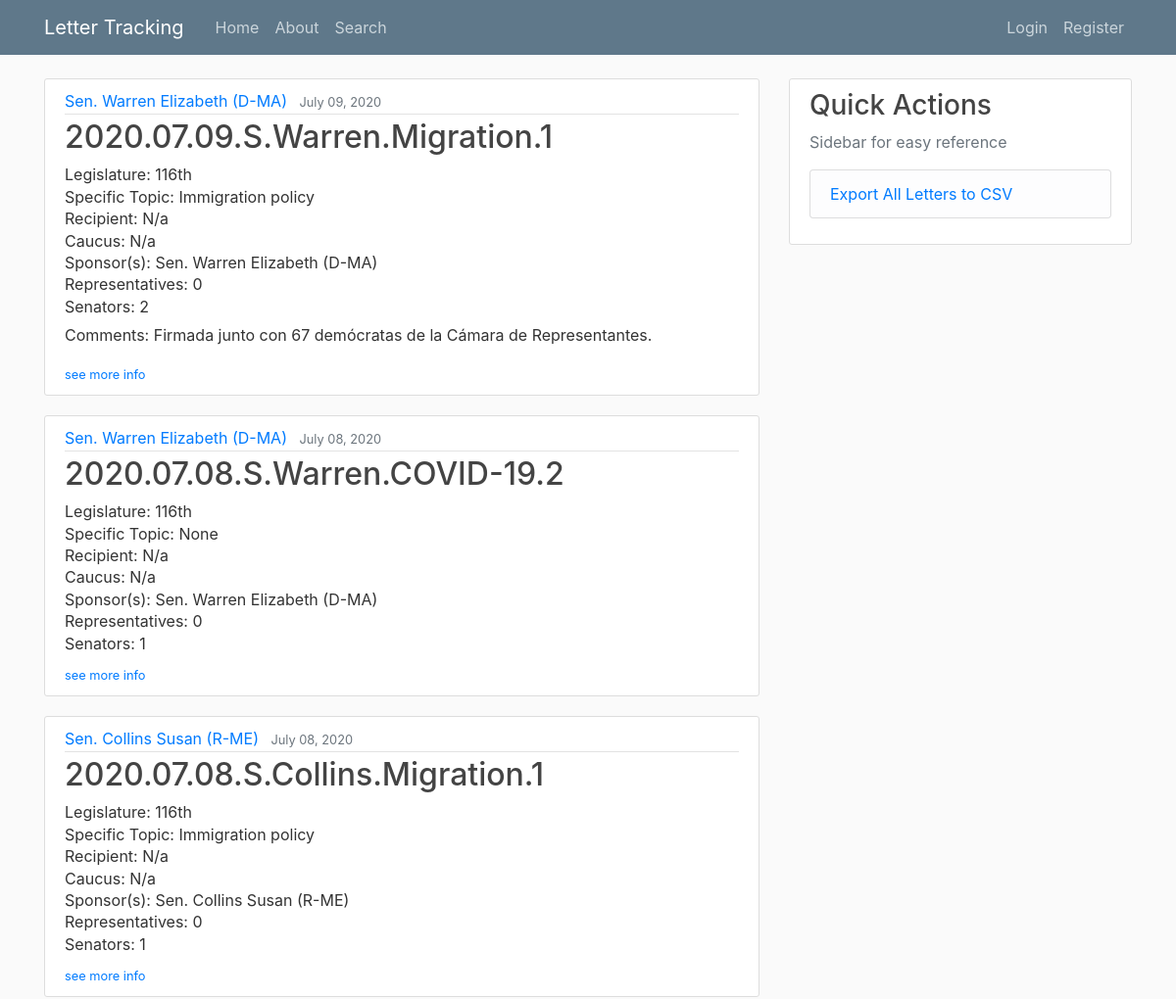
The app's page / (upper part), older data.
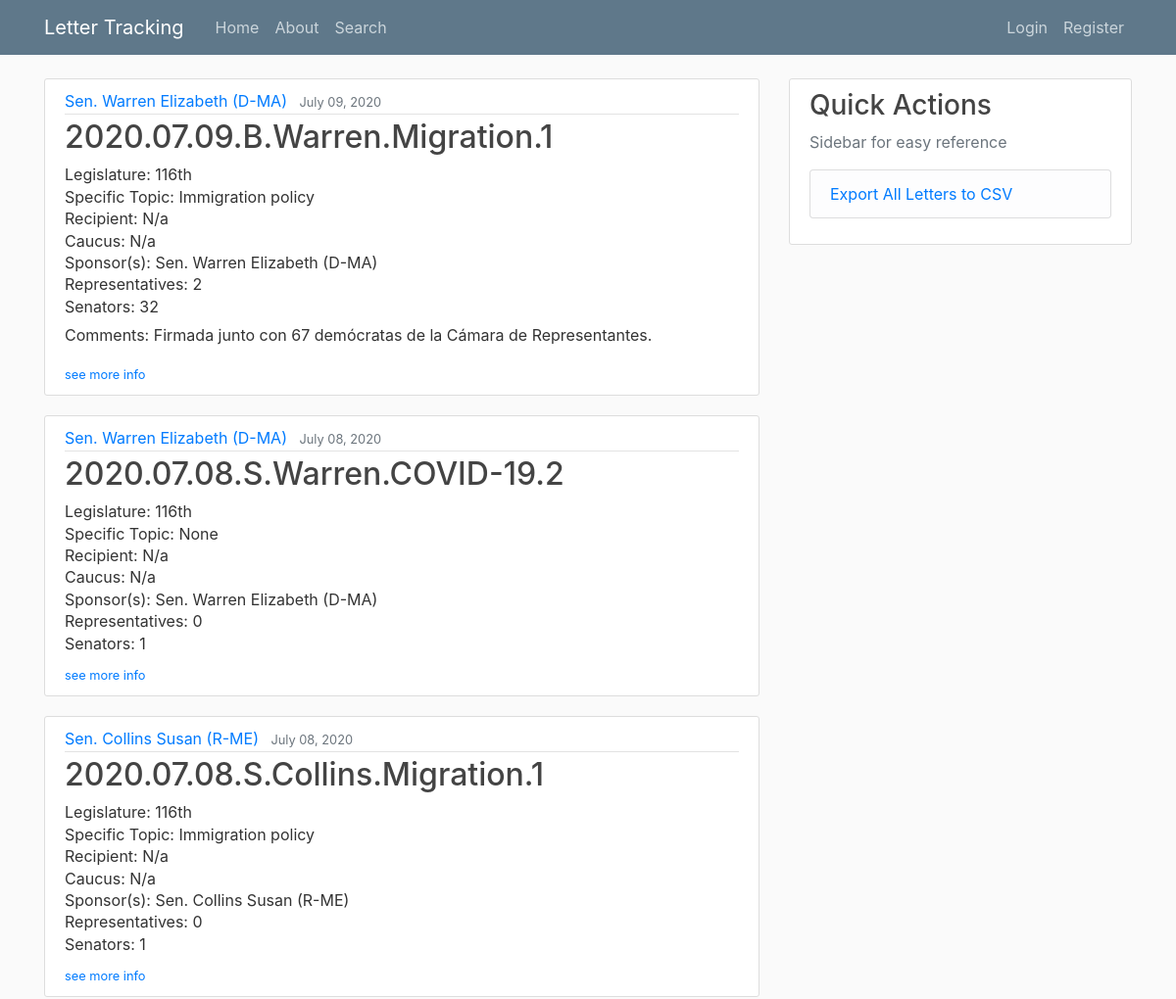
The same page, newer data.
### letter_tracking/models.py (models this page shows, shortened)
class Letter(models.Model):
    class PolParties(models.TextChoices):
        D = 'D', _('Democrat')
        R = 'R', _('Republican')
        I = 'I', _('Independent')
    class RepSen(models.TextChoices):
        REP = 'Rep.', _('Representative')
        SEN = 'Sen.', _('Senator')
    class Chamber(models.TextChoices):
        BI = 'B', _('Bicameral')
        S = 'S', _('Senado')
        C = 'C', _('Congreso')
    class Support(models.TextChoices):
        rep = 'Republican', _('Republican')
        dem = 'Democrat', _('Democrat')
        bi= 'Bipartisan', _('Bipartisan')
    class Sentiment(models.TextChoices):
        Pos = 'Positive', _('Positive')
        Neut = 'Neutral', _('Neutral')
        Neg = 'Negative', _('Negative')
    class Dummy(models.TextChoices):
        y = 1, _('Yes')
        n = 0, _('No')
    tema = models.ForeignKey(Topic,
                            on_delete=models.SET_NULL,
                            null=True,
                            verbose_name=_('Topic')
                            )
    tema_específico = models.ForeignKey(Specific_Topic,
                                        on_delete=models.SET_NULL,
                                        null=True,
                                        verbose_name=_('Specific Topic')
                                        )
    fecha = models.DateTimeField(help_text="Enter dates in <em>MM/DD/YYYY</em> format", verbose_name=_('Date'))
    descripción = models.TextField(verbose_name=_('Description'))
    favorable_a_MX = models.CharField(max_length=8,
                                    choices=Sentiment.choices,
                                    verbose_name=_('Positive for Mexico?')
                                    )
    mención_directa_a_MX = models.CharField(max_length=3,
                                    choices=Dummy.choices,
                                    verbose_name=_('Was Mexico directly mentioned?'))
    destinatario = MultiSelectField(choices=[('N/a', 'N/a')] + list(zip_choices(list(map(lambda obj: obj.recipient_name, Recipient.objects.all())))),
                                default='None',
                                max_length=100,
                                help_text="<em>If 'Other', please specify in the text box below</em>",
                                verbose_name=_('Recipient(s)')
                                )
    other_destinatario_comments = models.TextField(blank=True,
                                                   verbose_name=_('Other recipient comments'))
    caucus = MultiSelectField(choices=[('', 'N/a')] + list(zip_choices(list(map(lambda obj: obj.caucus_name, Caucus.objects.all())))),
                                default='N/a',
                                max_length=100
                                )
    legislatura = models.ForeignKey(Legislature,
                                    on_delete=models.SET_NULL,
                                    null=True,
                                    verbose_name=_('Legislature')
                                    )
    patrocinador_sen = models.ForeignKey(Legislator,
                                        limit_choices_to={'rep_or_sen': 'Sen.'},
                                        related_name='Senators',
                                        verbose_name=_('Senate Author'),
                                        on_delete=models.SET_NULL,
                                        null=True,
                                        blank=True
                                        )
    patrocinador_rep = models.ForeignKey(Legislator,
                                        limit_choices_to={'rep_or_sen': 'Rep.'},
                                        related_name='Representatives',
                                        verbose_name=_('House Author'),
                                        on_delete=models.SET_NULL,
                                        null=True,
                                        blank=True
                                        )
    cosigners = MultiSelectField(choices=[('', 'N/a')] + list(zip_choices(list(map(lambda leg: leg.name, Legislator.objects.all())))),\
                                verbose_name=_('Cosigner(s)'),
                                default='None',
                                max_length=1000
                                )
    date_posted = models.DateTimeField(default=timezone.now)
    posted_by = models.ForeignKey(User,
                                 on_delete=models.SET_NULL,
                                 null=True
                                 )
    observaciones =  models.TextField(default='N/a',
                                      verbose_name=_('Comments')
                                      )
    acción = models.ForeignKey(Action,
                               on_delete=models.SET_NULL,
                               null=True,
                               verbose_name=_('Action')
                               )
    notice = models.CharField(max_length=9,
                              verbose_name=_('If a notice was sent, specify the number'),
                              default='N/a'
                              )
    @property
    def title(self):
        if not self.authors:
            name = 'NO LEGISLATOR SELECTED: UPDATE LETTER'
        else:
            name = '-'.join(obj_list_to_attr(self.authors, 'last_name'))
        return str(self.fecha)[:10].replace('-', '.') + '.' + str(self.cámara)[0] +\
                '.' + name + '.' + str(self.tema) + '.' + str(self.consecutive_number)
    @property
    def authors(self):
        auths = [leg for leg in [self.patrocinador_rep, self.patrocinador_sen] if leg]
        return auths if auths else []
    @property
    def two_authors(self):
        return True if len(self.authors) == 2 else False
    @property
    def sen_author(self):
        return True if self.patrocinador_sen else False
    @property
    def rep_author(self):
        return True if self.patrocinador_rep else False
    @property
    def cámara(self):
        return classify_letter(self, 'rep_or_sen', "Sen.", ["Senate", "House", "Bicameral"])
    @property
    def consecutive_number(self):
        daily_order = list(Letter.objects.filter(fecha=self.fecha).order_by('fecha'))
        return daily_order.index(self) + 1
    @property
    def num_reps_sens(self):
        if not self.authors:
            return 0, 0
        auths = obj_list_to_attr(self.authors, 'name') #list of name strings
        signers = auths + ', '.join(self.cosigners).split(', ') #larger list of name strings
        if not self.cosigners:
            sen_rep = obj_list_to_attr(self.authors, 'rep_or_sen')
            if len(sen_rep) == 1:
                return (1, 0) if sen_rep == ['Sen.'] else (0, 1)
            elif len(sen_rep) == 2:
                return sen_rep.count('Sen.'), sen_rep.count('Rep.')
        sen_rep = [leg.rep_or_sen for leg in Legislator.objects.all() if leg.name in signers]
        return sen_rep.count('Sen.'), sen_rep.count('Rep.')
    @property
    def num_sens(self):
        return self.num_reps_sens[0]
    @property
    def num_reps(self):
        return self.num_reps_sens[1]

class Legislator(models.Model):
    class RepSen(models.TextChoices):
        REP = 'Rep.', _('Representative')
        SEN = 'Sen.', _('Senator')
    class PolParties(models.TextChoices):
        D = 'D', _('Democrat')
        R = 'R', _('Republican')
        I = 'I', _('Independent')
    class Meta:
        ordering = ('last_name', 'first_name')
    first_name = models.CharField(max_length=100, default='None')
    last_name = models.CharField(max_length=100, default='None')
    state = models.ForeignKey(State,
                             on_delete=models.SET_NULL,
                             null=True
                             )
    district = models.CharField(max_length=10,\
                                choices=[('', 'N/a')] + list(zip_choices(['at large'] + list(map(lambda num: str(num), range(1,54))))),\
                                help_text='If politician is a Sentor, please select N/a')
    rep_or_sen = models.CharField(max_length=4,
                                 choices=RepSen.choices,
                                 verbose_name=_('Representative or Senator'))
    party = models.CharField(max_length=11,
                            choices=PolParties.choices)
    active = models.BooleanField()
    @property
    def name(self):
        return self.last_name + ' ' + self.first_name
    @property
    def title(self):
        return self.name + ' (' + self.party + '-' + self.state.abbr + '-' +  self.district +')' if self.rep_or_sen == 'Rep.'\
         else self.name + ' (' + self.party + '-' + self.state.abbr + ')'
    @property
    def full_title(self):
        return self.rep_or_sen + ' ' + self.title

class State(models.Model):
    name = models.CharField(max_length=30)
    abbr = models.CharField(max_length=2)
    class Meta:
        ordering = ('name',)

class Legislature(models.Model):
    legislature_name =  models.CharField(max_length=6)
    def __str__(self):
        return self.legislature_name

class Specific_Topic(models.Model):
    specific_topic_name =  models.CharField(max_length=25)
    def __str__(self):
        return self.specific_topic_name

class Topic(models.Model):
    topic_name = models.CharField(max_length=25)
    def __str__(self):
        return self.topic_name

### letter_tracking/views.py (the view)
# urls.py: path('', LetterListView.as_view(), name='letter_tracking-home'),
class LetterListView(ListView):
    model = Letter
    template_name = 'letter_tracking/home.html'
    context_object_name = 'letters'
    ordering = ['-fecha', '-date_posted']
    paginate_by = 15

### letter_tracking/models.py (called while the page is built)
def classify_letter(letter, attr, class_, options):
    if not letter.cosigners:
        if len(letter.authors) == 1: ###
            return options[0] if getattr(letter.authors[0], attr) == class_ else options[1]
        elif len(letter.authors) == 2:
            classified = list(map(lambda leg_obj: getattr(leg_obj, attr) == class_, letter.authors))
    else:
        signers = letter.authors + [leg for leg in Legislator.objects.all() if leg.name in letter.cosigners]
        classified = list(map(lambda leg_obj: leg_obj.__dict__[attr] == class_, signers))
    if all(classified):
        return options[0]
    if not any(classified):
        return options[1]
    else:
        return options[2]

def obj_list_to_attr(obj_list, attr):
    return list(map(lambda obj: getattr(obj, attr), obj_list))

### letter_tracking/templates/letter_tracking/home.html (shortened to what this page needs)
{%extends "letter_tracking/base.html" %}
{% block content %}
    {% for letter in letters %}
        <article class="media content-section">
            <div class="media-body">
                <div class="article-metadata">
                    {% if letter.sen_author %}
                        <a class="mr-2" href="{% url 'legislator-letters' letter.patrocinador_sen.name %}">{{letter.patrocinador_sen.full_title}}</a>
                    {% endif %}
                    <small class="text-muted">{{ letter.fecha | date:"F d, Y" }}</small>
                </div>
                <h2><a class="article-title">{{ letter.title }}</a></h2>
                <p class="article-content" style="line-height:.4">Legislature: {{ letter.legislatura }}</p>
                <p class="article-content" style="line-height:.4">Specific Topic: {{ letter.tema_específico }}</p>
                {% if letter.other_destinatario_comments %}
                    <p class="article-content" style="line-height:.4">Recipient: {{ letter.destinatario }}- {{letter.other_destinatario_comments}}</p>
                {% elif object.destinatario %}
                    <p class="article-content" style="line-height:.4">Recipient: {{ letter.destinatario }}</p>
                {% else %}
                    <p class="article-content" style="line-height:.4">Recipient: N/a</p>
                {% endif %}
                {% if object.caucus %}
                    <p class="article-content" style="line-height:.4">Caucus: {{ letter.caucus }}</p>
                {% else %}
                    <p class="article-content" style="line-height:.4">Caucus: N/a</p>
                {% endif %}
                {% if letter.two_authors %}
                    <p class="article-content" style="line-height:.4">Sponsor(s): {{letter.patrocinador_sen.full_title}} & {{letter.patrocinador_rep.full_title}}</p>
                {% elif letter.patrocinador_sen %}
                    <p class="article-content" style="line-height:.4">Sponsor(s): {{letter.patrocinador_sen.full_title}}</p>
                {% elif letter.patrocinador_rep%}
                    <p class="article-content" style="line-height:.4">Sponsor(s): {{letter.patrocinador_rep.full_title}}</p>
                {% endif %}
                <p class="article-content" style="line-height:.4">Representatives: {{ letter.num_reps }}</p>
                <p class="article-content" style="line-height:.4">Senators: {{ letter.num_sens }}</p>
                {% if letter.observaciones %}
                    <p class="article-content" style="line-height:1.3">Comments: {{ letter.observaciones }}</p>
                {% endif %}
                <div> <small> <a  href="{% url 'letter-detail' letter.id%}">see more info</a></small></div>
            </div>
        </article>
    {% endfor %}
{% endblock content %}

### letter_tracking/templates/letter_tracking/base.html (shortened to what this page needs)
{% load static %}
<!DOCTYPE html>
<html>
    <head>
        <link rel="stylesheet" href="https://maxcdn.bootstrapcdn.com/bootstrap/4.0.0/css/bootstrap.min.css">
        <link rel="stylesheet" type="text/css" href=" {% static 'letter_tracking/main.css' %}">
    </head>
    <body>
    <header class="site-header">
        <nav class="navbar navbar-expand-md navbar-dark bg-steel fixed-top">
            <div class="container">
                <a class="navbar-brand mr-4" href="{% url 'letter_tracking-home'%}">Letter Tracking</a>
                <div class="collapse navbar-collapse" id="navbarToggle">
                    <div class="navbar-nav mr-auto">
                        <a class="nav-item nav-link" href="{% url 'letter_tracking-home'%}">Home</a>
                        <a class="nav-item nav-link" href="{% url 'letter_tracking-about'%}">About</a>
                        <a class="nav-item nav-link" href="{% url 'search_form'%}">Search</a>
                    </div>
                    <div class="navbar-nav">
                        {% if user.is_authenticated %}
                            <a class="nav-item nav-link" href="{% url 'letter-create' %}">New Letter</a>
                            <a class="nav-item nav-link" href="{% url 'profile' %}">Profile</a>
                            <a class="nav-item nav-link" href="{% url 'logout' %}">Logout</a>
                        {% else %}
                            <a class="nav-item nav-link" href="{% url 'login' %}">Login</a>
                            <a class="nav-item nav-link" href="{% url 'register' %}">Register</a>
                        {% endif %}
                    </div>
                </div>
            </div>
        </nav>
    </header>
    <main role="main" class="container">
        <div class="row">
        <div class="col-md-8">
            {% block content %}{% endblock %}
        </div>
        <div class="col-md-4">
            <div class="content-section">
            <h3>Quick Actions</h3>
            <p class='text-muted'>Sidebar for easy reference
                <ul class="list-group">
                <li class="list-group-item list-group-item-light"><a href="{% url 'export-data' %}">Export All Letters to CSV</a></li>
                </ul>
            </p>
            </div>
        </div>
        </div>
    </main>
    </body>
</html>

### letter_tracking/static/letter_tracking/main.css (style rules this page uses)
body { background: #fafafa; color: #333333; margin-top: 5rem; }
h1, h2, h3, h4, h5, h6 { color: #444444; }
ul { margin: 0; }
.bg-steel { background-color: #5f788a; }
.site-header .navbar-nav .nav-link { color: #cbd5db; }
.content-section { background: #ffffff; padding: 10px 20px; border: 1px solid #dddddd; border-radius: 3px; margin-bottom: 20px; }
.article-title { color: #444444; }
.article-content { white-space: pre-line; }
.article-metadata { padding-bottom: 1px; margin-bottom: 4px; border-bottom: 1px solid #e3e3e3 }

Row changes from the older to the newer data that the page shows:
changed Letter "Firmada junto con 67 demócratas de la Cámara de Representantes.": title "2020.07.09.S.Warren.Migration.1" → "2020.07.09.B.Warren.Migration.1"; num_reps "0" → "2"; num_sens "2" → "32"
